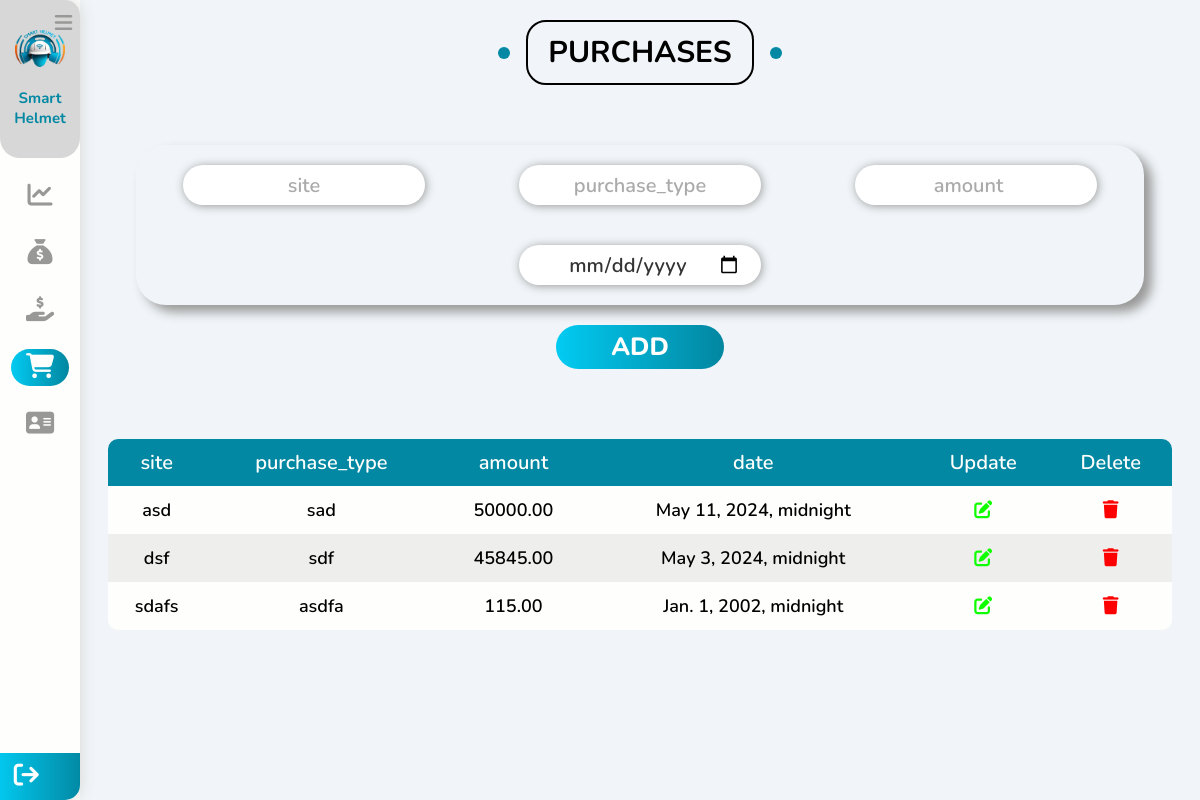
The app's page /management/purchases with its own data.
### management/models.py (models this page shows)
class Purchase(models.Model):
    site  = models.CharField(max_length=100, blank=True, null=True)
    date = models.DateTimeField(blank=True, null=True)
    purchase_type  = models.CharField(max_length=100, blank=True, null=True)
    amount = models.DecimalField(max_digits=15, decimal_places=2, blank=True, null=True)

### management/views.py (the view, shortened to what this page needs)
# urls.py: path('purchases',views.purchases, name='purchases' ),
def purchases(request):
    purchases = Purchase.objects.all().order_by("-date")
    context = {"purchases" : purchases}
    return render(request, "management/purchases.html", context)

### templates/management/purchases.html (shortened to what this page needs)
{% load static %}
<!DOCTYPE html>
<html lang="en">
<head>
    <link rel="stylesheet" href="https://cdnjs.cloudflare.com/ajax/libs/font-awesome/6.5.1/css/all.min.css" />
    <link rel="stylesheet" href=" {% static "css/main.css" %} ">
</head>
<body>
    <div class="menuBar">
        <div class="head">
            <i class="fa-solid fa-bars menuControls" id="menuControls"></i>
            <a href="{% url "home" %}" ><img src=" {% static "images/smart safety helmet3.png" %} " alt="logo"></a>
            <h2>Smart Helmet</h2>
        </div>
        <ul>
            <li>
                <a href="{% url "management" %}" >
                    <i class="fa-solid fa-chart-line"></i>
                </a>
            </li>
            <li>
                <a href="{% url "incomes" %}">
                    <i class="fa-solid fa-sack-dollar"></i>
                </a>
            </li>
            <li>
                <a href="{% url "expenses" %}">
                    <i class="fa-solid fa-hand-holding-dollar"></i>
                </a>
            </li>
            <li>
                <a href="{% url "purchases" %}" id="sideBTN">
                    <i class="fa-solid fa-cart-shopping"></i>
                </a>
            </li>
            <li>
                <a href="{% url "employees" %}" >
                    <i class="fa-solid fa-address-card"></i>
                </a>
            </li>
        </ul>
        <div class="bottomSide">
            <div>
                <a href="{% url "login" %}"><i class="fa-solid fa-arrow-right-from-bracket"></i><a/>
                </div>
        </div>
    </div>
    <div class="mainContainer">
        <div class="container3" id="container3">
            <h2 class="main-title">PURCHASES</h2>
            <form method="POST" class="up">
                <div class="inputs">
                    <input name="site" type="text" placeholder="site" required>
                    <input name="purchase_type" type="text" placeholder="purchase_type" required>
                    <input name="amount" type="number" placeholder="amount" required>
                    <input name="date" type="date" placeholder="date" style="text-align:center;" required>
                </div>
                <button name="addPurchase" class="addsupervisor">ADD</button>
            </form>
            <div class="down">
                <table>
                    <thead>
                        <tr>
                            <th>site</th>
                            <th>purchase_type</th>
                            <th>amount</th>
                            <th>date</th>
                            <th>Update</th>
                            <th>Delete</th>
                        </tr>
                    </thead>
                    <tbody>
                        {% for purchase in purchases  %}
                        <tr>
                            <td>{{purchase.site}}</td>
                            <td>{{purchase.purchase_type}}</td>
                            <td>{{purchase.amount}}</td>
                            <td>{{purchase.date}}</td>
                            <td><a style="text-decoration:none;" id="clickBTN" metadata = '
                                <div style="width: 100%;display: flex;justify-content: center;align-items: center;flex-direction: column;">
                                    <h2>Update section </h2>
                                    <br>
                                    <form method="POST" action="{% url "update_purchase" purchase.id %}" class="updatediv">
                                        {% csrf_token %}
                                        <div class="updateinputs">
                                            <p>site:</p>
                                            <input value="{{purchase.site}}" name="site" type="text" placeholder="site" required>
                                        </div>
                                        <div class="updateinputs">
                                            <p>purchase type:</p>
                                            <input value="{{purchase.purchase_type}}" name="purchase_type" type="text" placeholder="purchase type" required>
                                        </div>
                                        <div class="updateinputs">
                                            <p>amount:</p>
                                            <input value="{{purchase.amount}}" name="amount" type="number" placeholder="amount" required>
                                        </div>
                                        <div class="updateinputs">
                                            <p>date:</p>
                                            <input value="{{purchase.date|date:"20y-m-d"}}" name="date" type="date" placeholder="date" required>
                                        </div>
                                        <button type="submit" name="updatePurchase" class="updatebtn">Update</button>
                                    </form>
                                    </div>
                                '><i class="fa-regular fa-pen-to-square"></i></i></a></td>
                            <td><a style="text-decoration:none;" id="clickBTN" metadata = '
                                <div style="width: 100%;display: flex;justify-content: center;align-items: center;flex-direction: column;">
                                    <h2>Are you sure you want to delete this row</h2>
                                    <br>
                                    <i class="fa-regular fa-trash-can" style="color: #ff3333;font-size: 100px;"></i>
                                    <br>
                                    <div style="width: 100%;display: flex;justify-content: center;gap: 20px;">
                                        <a class="deletebtn" href="{% url "delete_purchase" purchase.id %}">delete</a>
                                    </div>
                                </div>
                                '><i style="cursor: pointer; color:red; " class="fa-solid fa-trash"></i></a></td>
                        </tr>
                        {% endfor %}
                    </tbody>
                </table>
            </div>
        </div>
    </div>
</body>
</html>

### static/css/main.css (style rules this page uses)
* { margin: 0; padding: 0; font-family: 'Nunito', sans-serif; scroll-behavior: smooth; transition: all 0.4s ease-in-out; }
body { position: relative; min-height: 100vh; display: flex; justify-content:center; align-items:center; overflow-y: scroll; }
.menuBar { position: fixed; top: 0; left: 0; z-index: 2; background: #FEFEFC; width: 80px; height: 100%; box-shadow: 1px 0 15px #D9D9D5; overflow: hidden; border-radius: 0 15px 15px 0; }
.menuControls { position: absolute; top: 1%; right: 2%; width: 30px; height: 30px; display: flex; align-items: center; justify-content: center; border-radius: 50%; color: #989897; font-size: 20px; cursor: pointer; }
.head { width: 100%; height: fit-content; display: flex; justify-content: center; align-items: center; text-align: center; flex-direction: column; padding: 30px 0px; background-color: #d7d7d7; border-radius: 0 0 20px 20px; }
.head img { width: 50px; }
.head h2 { color: #0288a3; font-size: 15px; margin-top: 15px; }
.menuBar ul { margin-top: 10px; width: 100%; list-style: none; }
.menuBar ul li { padding: 10px 0; width: 100%; display: flex; justify-content: center ; align-items: center; }
.menuBar ul li a { text-decoration: none; color: #989897; width: 60%; padding: 5px; text-align: center; border-radius: 30px; }
.menuBar ul li a i { letter-spacing: 0; font-size: 25px; }
.menuBar .bottomSide { bottom: 0px; width: 100%; display: flex; flex-direction: column; position: absolute; justify-content: center; align-items: center; border-radius: 30px; }
.menuBar .bottomSide div { width: 100%; display: flex; flex-direction: row; padding: 10px 5px; justify-content: space-around; align-items: center; background: linear-gradient(90deg, rgb(2, 203, 242), rgb(2, 134, 160));; }
.menuBar .bottomSide i { font-size: 25px; color: #ffffff; width: 45%; text-align: center; cursor: pointer; }
.mainContainer { position: absolute; top: 0; z-index: 1; left: 80px; width: calc(100% - 80px); height: 100%; }
.container1,.container2,.container3,.container4,.container5,.container6 { width: 100%; height: 100vh; overflow-y: scroll; position: relative; border-bottom: 2px solid #989897; background: #F1F5F9; }
.container1,.container2,.container3,.container4,.container5,.container6 { display: flex; align-items: center; justify-content: start; flex-direction: column; }
.up,.down { display: flex; justify-content: center; align-items: center; flex-direction: column; width: 100%; }
.up .inputs { height: auto; width: 90%; display: flex; justify-content: space-around; align-items: center; flex-direction:row; flex-wrap: wrap; margin-top: 40px; box-shadow: 8px 7px 11px #989897; border-radius: 30px; }
.up .inputs input { width:20%; height: 40px; border-radius: 30px; margin: 20px; outline: none; border: none; box-shadow: 1px 1px 10px #989897; padding: 0px 20px; font-size: 20px; font-weight: 600; color: #333333; }
.up .inputs input::placeholder { font-size: 20px; font-weight: 600; color: #aaaaaa; text-align: center; }
.up .addsupervisor { width: 15%; font-size:25px; font-weight: 800; color: #FEFEFC; background: linear-gradient(90deg,#02CBF2,#0286A0); border: none; border-radius: 30px; cursor: pointer; margin: 20px 0; padding: 5px; }
.down table { width: 95%; margin: 50px; overflow: hidden; background: #FEFEFC; border-radius: 10px; border-collapse: collapse; }
.down table tr td { text-align: center; padding: 10px; font-size: 18px; font-weight: 600; }
.down table tr:nth-child(even) { background-color: #eeeeec; }
.down table tr th { color: #FEFEFC; text-align: center; padding: 10px; border-bottom: 1px solid #333333; font-size: 18px; font-weight: 600; font-size: 20px ; background-color: #0288a3; border: none; }
.down tr td i { border: none; outline: none; padding: 5px; border-radius: 30px; font-size: 18px; font-weight: 600; cursor: pointer; }
.down .fa-pen-to-square { color: #0fff00; }
.down .fa-trash { color: #c10000; }
.main-title { text-transform: uppercase; margin: 0 auto 20px; border: 2px solid black; padding: 10px 20px; font-size: 30px; width: fit-content; position: relative; z-index: 1; border-radius: 20px; transition: 0.2s ease-in; margin-top: 20px; }
.main-title::before, .main-title::after { content: ""; width: 12px; height: 12px; background-color: #0288a3; position: absolute; border-radius: 50%; top: 50%; transform: translateY(-50%); }
.main-title::before { left: -30px; }
.main-title::after { right: -30px; }

### records on screen
Purchase: site "asd", purchase_type "sad", amount "50000.00", date "May 11, 2024, midnight"
Purchase: site "dsf", purchase_type "sdf", amount "45845.00", date "May 3, 2024, midnight"
Purchase: site "sdafs", purchase_type "asdfa", amount "115.00", date "Jan. 1, 2002, midnight"
